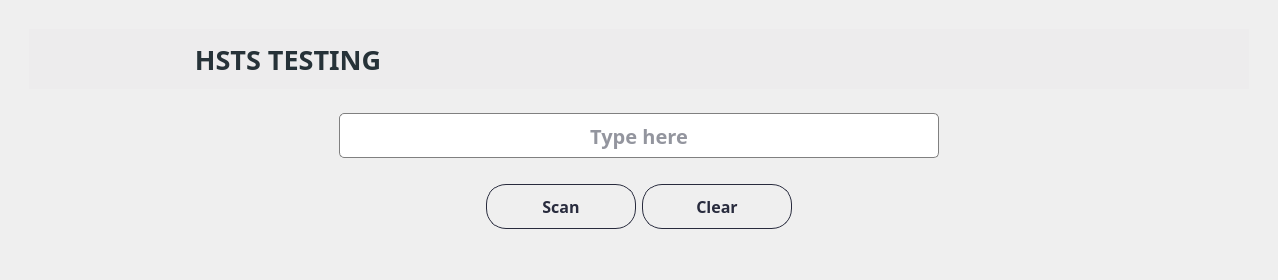
        <widget class="QWidget" name="page_https">
         <layout class="QHBoxLayout" name="horizontalLayout_31">
          <item>
           <widget class="QWidget" name="widget_71" native="true">
            <property name="styleSheet">
             <string notr="true">QWidget#widget_74 {
    border: 1px solid rgb(237, 236, 237); /* Set the &quot;groove&quot; border style for the specific widgets */
	background-color: rgb(237, 236, 237);
}
</string>
            </property>
            <layout class="QVBoxLayout" name="verticalLayout_42">
             <item>
              <widget class="QWidget" name="widget_72" native="true">
               <layout class="QVBoxLayout" name="verticalLayout_43">
                <item>
                 <widget class="QWidget" name="widget_74" native="true">
                  <property name="minimumSize">
                   <size>
                    <width>1220</width>
                    <height>60</height>
                   </size>
                  </property>
                  <property name="maximumSize">
                   <size>
                    <width>1220</width>
                    <height>60</height>
                   </size>
                  </property>
                  <layout class="QVBoxLayout" name="verticalLayout_44">
                   <item alignment="Qt::AlignLeft">
                    <widget class="QLabel" name="label_https">
                     <property name="minimumSize">
                      <size>
                       <width>500</width>
                       <height>40</height>
                      </size>
                     </property>
                     <property name="maximumSize">
                      <size>
                       <width>500</width>
                       <height>40</height>
                      </size>
                     </property>
                     <property name="font">
                      <font>
                       <family>Bahnschrift SemiBold</family>
                       <pointsize>20</pointsize>
                       <weight>75</weight>
                       <bold>true</bold>
                      </font>
                     </property>
                     <property name="styleSheet">
                      <string notr="true">color: rgb(38, 50, 56);</string>
                     </property>
                     <property name="text">
                      <string>HSTS TESTING</string>
                     </property>
                     <property name="alignment">
                      <set>Qt::AlignCenter</set>
                     </property>
                    </widget>
                   </item>
                  </layout>
                 </widget>
                </item>
                <item>
                 <widget class="QWidget" name="widget_75" native="true">
                  <layout class="QVBoxLayout" name="verticalLayout_45">
                   <item alignment="Qt::AlignHCenter">
                    <widget class="QWidget" name="widget_77" native="true">
                     <layout class="QVBoxLayout" name="verticalLayout_46">
                      <item>
                       <widget class="QLineEdit" name="lineEdit_hsts">
                        <property name="minimumSize">
                         <size>
                          <width>600</width>
                          <height>45</height>
                         </size>
                        </property>
                        <property name="font">
                         <font>
                          <family>Bahnschrift SemiBold</family>
                          <pointsize>15</pointsize>
                          <weight>75</weight>
                          <bold>true</bold>
                         </font>
                        </property>
                        <property name="styleSheet">
                         <string notr="true">QLineEdit {
  border: 1px solid gray;
  color: rgba(40,43,61,255);
  border-radius: 5px;
}

QLineEdit:hover {
  border: 2px solid;
  border-color: rgba(0,143,255,255);
}
QLineEdit:focus {
  border: 1px solid;
  border-color: rgba(88,199,141,255);
}
</string>
                        </property>
                        <property name="alignment">
                         <set>Qt::AlignCenter</set>
                        </property>
                        <property name="placeholderText">
                         <string>Type here</string>
                        </property>
                       </widget>
                      </item>
                     </layout>
                    </widget>
                   </item>
                   <item alignment="Qt::AlignHCenter">
                    <widget class="QWidget" name="widget_76" native="true">
                     <layout class="QHBoxLayout" name="horizontalLayout_32">
                      <item>
                       <widget class="QPushButton" name="btn_scanHsts">
                        <property name="minimumSize">
                         <size>
                          <width>150</width>
                          <height>45</height>
                         </size>
                        </property>
                        <property name="maximumSize">
                         <size>
                          <width>150</width>
                          <height>40</height>
                         </size>
                        </property>
                        <property name="font">
                         <font>
                          <family>Bahnschrift SemiBold</family>
                          <pointsize>12</pointsize>
                          <weight>75</weight>
                          <bold>true</bold>
                         </font>
                        </property>
                        <property name="cursor">
                         <cursorShape>PointingHandCursor</cursorShape>
                        </property>
                        <property name="styleSheet">
                         <string notr="true">QPushButton {    
    border: 1px solid rgba(40,43,61,255) ;
    border-radius: 20px;
    padding: 5px 10px;
	color: rgba(40,43,61,255) ;
}

QPushButton:hover {
    background-color: ;
}
</string>
                        </property>
                        <property name="text">
                         <string>Scan</string>
                        </property>
                        <property name="icon">
                         <iconset>
                          <normaloff>icon-scan.png</normaloff>icon-scan.png</iconset>
                        </property>
                        <property name="iconSize">
                         <size>
                          <width>30</width>
                          <height>30</height>
                         </size>
                        </property>
                       </widget>
                      </item>
                      <item>
                       <widget class="QPushButton" name="btn_clesrHttps">
                        <property name="minimumSize">
                         <size>
                          <width>150</width>
                          <height>45</height>
                         </size>
                        </property>
                        <property name="maximumSize">
                         <size>
                          <width>150</width>
                          <height>40</height>
                         </size>
                        </property>
                        <property name="font">
                         <font>
                          <family>Bahnschrift SemiBold</family>
                          <pointsize>12</pointsize>
                          <weight>75</weight>
                          <bold>true</bold>
                         </font>
                        </property>
                        <property name="cursor">
                         <cursorShape>PointingHandCursor</cursorShape>
                        </property>
                        <property name="styleSheet">
                         <string notr="true">QPushButton {    
    border: 1px solid rgba(40,43,61,255) ;
    border-radius: 20px;
    padding: 5px 10px;
	color: rgba(40,43,61,255) ;
}

QPushButton:hover {
    background-color: ;
}
</string>
                        </property>
                        <property name="text">
                         <string>Clear</string>
                        </property>
                        <property name="icon">
                         <iconset>
                          <normaloff>icon-clear.png</normaloff>icon-clear.png</iconset>
                        </property>
                        <property name="iconSize">
                         <size>
                          <width>30</width>
                          <height>30</height>
                         </size>
                        </property>
                       </widget>
                      </item>
                     </layout>
                    </widget>
                   </item>
                  </layout>
                 </widget>
                </item>
               </layout>
              </widget>
             </item>
             <item>
              <widget class="QWidget" name="widget_73" native="true"/>
             </item>
            </layout>
           </widget>
          </item>
         </layout>
        </widget>
